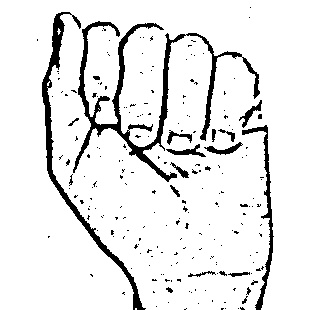
#> input picture model-training/dataset/A/10.jpg, 310 x 310 px, found by its file name; its folder holds 3 pictures in this run
$ jupyter execute --allow-errors ASL_train.ipynb
#> lines starting #> are read from the running program, lines starting #| are printed output that depends on the picture; after the words box and inside, x2 and y2 are one past the last pixel; in counts of white or black regions, pixels touching at a corner belong together; pictures that were not available may be replaced by others from this repository, and a replacement may not be noted
[cell 1]
import cv2,os

data_path='DATASET'
categories=os.listdir(data_path)
labels=[i for i in range(len(categories))]

label_dict=dict(zip(categories,labels)) #empty dictionary

print(label_dict)
print(categories)
print(labels)

[cell 2]
data_path='DATASET/train'
classes_path=os.listdir(data_path)
classesf=os.listdir(data_path)
print(classesf)
labels_classes=[i for i in range(len(classesf))]
print(labels_classes)

[cell 3]
data_path='DATASET'

[cell 4]
label_classes_dict=dict(zip(classesf,labels_classes))

[cell 5]
#print(labels_classes)
#print(categories)
print(label_classes_dict)

[cell 6]
import numpy as np

[cell 7]
img_size=128
data=[]
target=[]
c=0
minValue = 70
for category in categories:

    cat_path=os.path.join(data_path,category)
    print(cat_path)
    cat_names=os.listdir(cat_path)
    print(cat_names)
    for classes in cat_names:
        folder_path=os.path.join(data_path,category,classes)
        print(folder_path)
        img_names=os.listdir(folder_path)
        #print(img_names)
        for img_name in img_names:
            #print(img_name)
            img_path=os.path.join(folder_path,img_name)
            img=cv2.imread(img_path)
#> img is the input picture: shape (310, 310, 3); min 0, max 255, mean 232.2

            try:
                gray=cv2.cvtColor(img,cv2.COLOR_BGR2GRAY)
                blur = cv2.GaussianBlur(gray,(5,5),2)
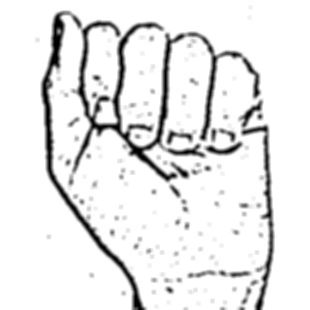
#> blur: shape (310, 310); min 0, max 255, mean 232.2
                th3 = cv2.adaptiveThreshold(blur,255,cv2.ADAPTIVE_THRESH_GAUSSIAN_C,cv2.THRESH_BINARY_INV,11,2)
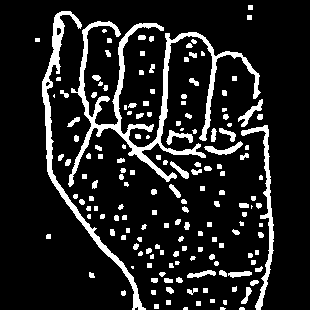
#> th3: shape (310, 310); 13.2% white; 164 white regions (27 under 20 px), largest, box (x1, y1, x2, y2) and area: (68, 21, 261, 187) 4403, (42, 11, 146, 310) 2151, (241, 125, 274, 310) 996
                ret, res = cv2.threshold(th3, minValue, 255, cv2.THRESH_BINARY_INV+cv2.THRESH_OTSU)
#> ret = 0
                #res=np.array(res)
                #print(type(res))
            #Converting the image into gray scale
                resized=cv2.resize(res,(img_size,img_size))
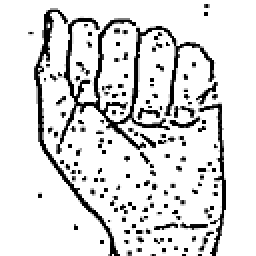
#> resized: shape (128, 128) (shown 2 times larger); min 0, max 255, mean 221.5
            #resizing the gray scale into 50x50, since we need a fixed common size for all the images in the dataset
                data.append(resized)
                #print(data)
                target.append(label_classes_dict[classes])
            except Exception as e:
                print('Exception:',e)

[cell 8]
datanp=np.array(data)

[cell 9]
datanp.shape
#> Out = (4, 128, 128)

[cell 10]
targetnp=np.array(target)

targetnp.shape
#> Out = (1,)
